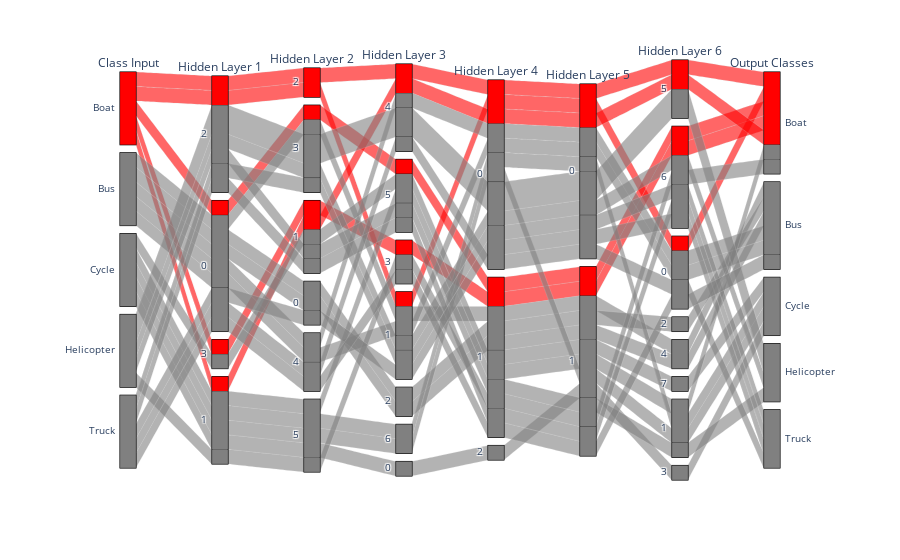

This figure's notebook cell:
### Code cell
# CLASSE 0
import plotly.express as px

color = pd.DataFrame(classes,columns=['Class']);
colorscale =[[0, 'red'],[0.5, 'gray'],[0.7,'gray'],[0.9,'gray'],[1,'gray']];

fig=px.parallel_categories(dfTot,dimensions=['Class','L1 C1','L2 C1','L3 C1', 'L4 C1','L5 C1','L6 C1','class'], labels={'Class':'Class Input','L1 C1':'Hidden Layer 1','L2 C1':'Hidden Layer 2','L3 C1':'Hidden Layer 3','L4 C1':'Hidden Layer 4','L5 C1':'Hidden Layer 5','L6 C1':'Hidden Layer 6','class':'Output Classes'},color=classes,color_continuous_scale=colorscale)
fig.update(layout_coloraxis_showscale=False)

fig

### Figure 1 — Plotly figure (JSON) as saved in the notebook; plotly's stock layout.template omitted (floating-point values rounded to 4 significant figures)
{"data": [{"dimensions": [{"label": "Class Input", "values": ["Boat", "Boat", "Boat", "Boat", "Boat", "Bus", "Bus", "Bus", "Bus", "Bus", "Cycle", "Cycle", "Cycle", "Cycle", "Cycle", "Helicopter", "Helicopter", "Helicopter", "Helicopter", "Helicopter", "Truck", "Truck", "Truck", "Truck", "Truck"]}, {"label": "Hidden Layer 1", "values": ["2", "0", "3", "2", "1", "0", "0", "0", "0", "0", "3", "1", "1", "1", "1", "2", "2", "2", "2", "1", "2", "2", "0", "0", "0"]}, {"label": "Hidden Layer 2", "values": ["2", "3", "1", "2", "1", "0", "4", "4", "3", "0", "1", "5", "5", "5", "5", "1", "3", "3", "3", "5", "1", "3", "0", "4", "4"]}, {"label": "Hidden Layer 3", "values": ["4", "5", "3", "1", "4", "2", "1", "4", "1", "2", "5", "6", "0", "5", "6", "5", "4", "1", "4", "3", "5", "1", "1", "4", "3"]}, {"label": "Hidden Layer 4", "values": ["0", "1", "1", "0", "0", "1", "0", "0", "1", "1", "1", "0", "2", "1", "0", "1", "0", "0", "0", "1", "1", "0", "0", "0", "1"]}, {"label": "Hidden Layer 5", "values": ["0", "1", "1", "0", "0", "1", "0", "0", "1", "1", "1", "1", "1", "1", "0", "1", "0", "0", "0", "1", "1", "0", "0", "0", "1"]}, {"label": "Hidden Layer 6", "values": ["5", "6", "6", "0", "5", "2", "0", "0", "4", "4", "7", "1", "3", "1", "1", "1", "5", "6", "5", "6", "6", "6", "6", "0", "0"]}, {"label": "Output Classes", "values": ["Boat", "Boat", "Boat", "Boat", "Boat", "Bus", "Bus", "Bus", "Bus", "Bus", "Cycle", "Cycle", "Cycle", "Boat", "Cycle", "Helicopter", "Helicopter", "Helicopter", "Helicopter", "Boat", "Truck", "Truck", "Truck", "Truck", "Bus"]}], "domain": {"x": [0, 1], "y": [0, 1]}, "line": {"color": [0, 0, 0, 0, 0, 0.5, 0.5, 0.5, 0.5, 0.5, 0.7, 0.7, 0.7, 0.7, 0.7, 0.9, 0.9, 0.9, 0.9, 0.9, 1, 1, 1, 1, 1], "coloraxis": "coloraxis"}, "name": "", "type": "parcats"}], "layout": {"coloraxis": {"colorbar": {"title": {"text": "color"}}, "colorscale": [[0, "red"], [0.5, "gray"], [0.7, "gray"], [0.9, "gray"], [1, "gray"]], "showscale": false}, "legend": {"tracegroupgap": 0}, "margin": {"t": 60}}}
